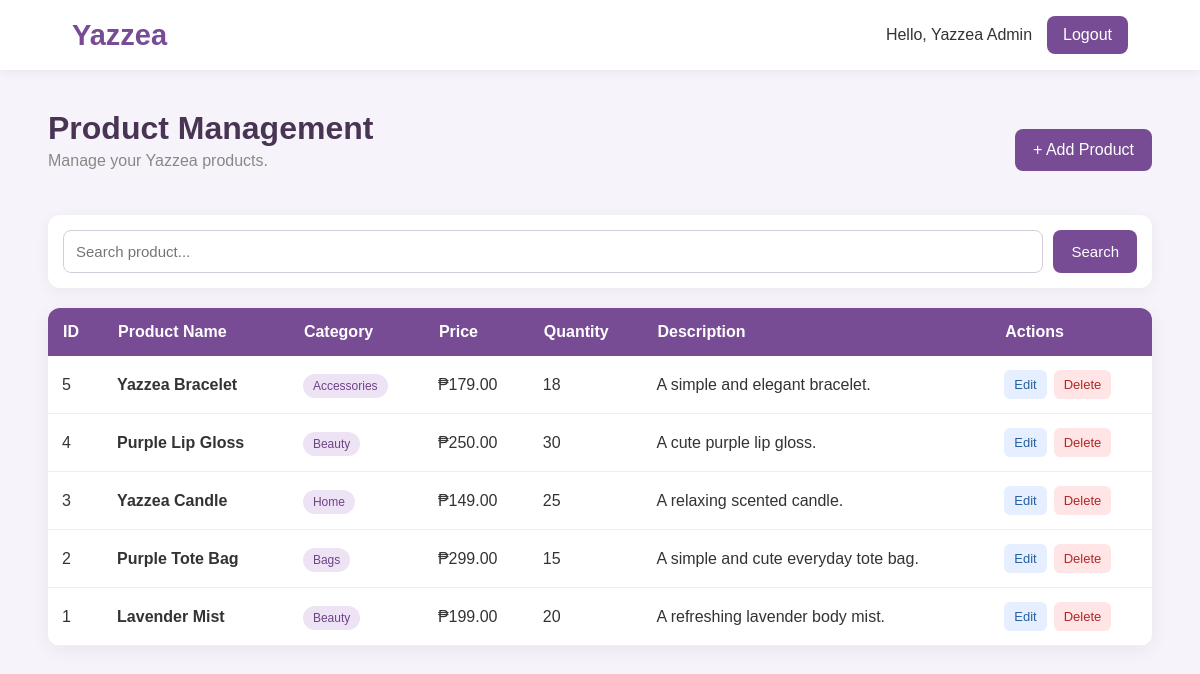
The page /jeremy/yazzea/dashboard.php (signed in) on the database its author committed.
### tables this page shows
CREATE TABLE products (
    id INT AUTO_INCREMENT PRIMARY KEY,
    name VARCHAR(100) NOT NULL,
    category VARCHAR(50) NOT NULL,
    price DECIMAL(10,2) NOT NULL,
    quantity INT NOT NULL DEFAULT 0,
    description TEXT,
    created_at TIMESTAMP DEFAULT CURRENT_TIMESTAMP
);

### jeremy/yazzea/dashboard.php (the view, shortened to what this page needs)
<?php
include "config.php";
$search = "";
if ($search != "") {
    $term = "%" . $search . "%";
    $stmt = $conn->prepare(
        "SELECT *
         FROM products
         WHERE name LIKE ?
         OR category LIKE ?
         OR description LIKE ?
         ORDER BY id DESC"
    );
    $stmt->bind_param(
        "sss",
        $term,
        $term,
        $term
    );
    $stmt->execute();
    $products = $stmt->get_result();
} else {
    $products = $conn->query(
        "SELECT *
         FROM products
         ORDER BY id DESC"
    );
}
?>
<!DOCTYPE html>
<html lang="en">
<head>
    <link rel="stylesheet" href="style.css">
</head>
<body>
<nav class="navbar">
    <div class="brand">
        Yazzea
    </div>
    <div class="nav-right">
        <span>
            Hello,
            <?php
            echo htmlspecialchars(
                $_SESSION["fullname"]
            );
            ?>
        </span>
        <a
            href="logout.php"
            class="logout"
        >
            Logout
        </a>
    </div>
</nav>
<main class="container">
    <div class="page-header">
        <div>
            <h1>Product Management</h1>
            <p>
                Manage your Yazzea products.
            </p>
        </div>
        <a
            href="add_product.php"
            class="add-button"
        >
            + Add Product
        </a>
    </div>
    <form
        method="GET"
        class="search-box"
    >
        <input
            type="text"
            name="search"
            placeholder="Search product..."
            value="<?php
            echo htmlspecialchars($search);
            ?>"
        >
        <button type="submit">
            Search
        </button>
    </form>
    <div class="table-container">
        <table>
            <thead>
            <tr>
                <th>ID</th>
                <th>Product Name</th>
                <th>Category</th>
                <th>Price</th>
                <th>Quantity</th>
                <th>Description</th>
                <th>Actions</th>
            </tr>
            </thead>
            <tbody>
            <?php if ($products->num_rows > 0): ?>
                <?php while ($product = $products->fetch_assoc()): ?>
                    <tr>
                        <td>
                            <?php
                            echo $product["id"];
                            ?>
                        </td>
                        <td>
                            <strong>
                                <?php
                                echo htmlspecialchars(
                                    $product["name"]
                                );
                                ?>
                            </strong>
                        </td>
                        <td>
                            <span class="category">
                                <?php
                                echo htmlspecialchars(
                                    $product["category"]
                                );
                                ?>
                            </span>
                        </td>
                        <td>
                            ₱<?php
                            echo number_format(
                                $product["price"],
                                2
                            );
                            ?>
                        </td>
                        <td>
                            <?php
                            echo $product["quantity"];
                            ?>
                        </td>
                        <td>
                            <?php
                            echo htmlspecialchars(
                                $product["description"]
                            );
                            ?>
                        </td>
                        <td>
                            <div class="actions">
                                <a
                                    href="edit_product.php?id=<?php echo $product["id"]; ?>"
                                    class="edit-button"
                                >
                                    Edit
                                </a>
                                <a
                                    href="delete_product.php?id=<?php echo $product["id"]; ?>"
                                    class="delete-button"
                                    onclick="return confirm('Are you sure you want to delete this product?');"
                                >
                                    Delete
                                </a>
                            </div>
                        </td>
                    </tr>
                <?php endwhile; ?>
            <?php endif; ?>
            </tbody>
        </table>
    </div>
</main>
</body>
</html>

### jeremy/yazzea/style.css (style rules this page uses)
* { margin: 0; padding: 0; box-sizing: border-box; }
body { font-family: Arial, Helvetica, sans-serif; background: #f7f3fa; color: #333; }
input, select, textarea { width: 100%; padding: 12px; border: 1px solid #d5ceda; border-radius: 8px; font-size: 15px; outline: none; }
button { border: none; background: #774c94; color: white; padding: 12px 18px; border-radius: 8px; cursor: pointer; font-size: 15px; }
.navbar { background: white; min-height: 70px; padding: 0 6%; display: flex; justify-content: space-between; align-items: center; box-shadow: 0 2px 10px rgba(0,0,0,.06); }
.brand { font-size: 29px; font-weight: bold; color: #774c94; }
.nav-right { display: flex; align-items: center; gap: 15px; }
.nav-right a { text-decoration: none; }
.logout { background: #774c94; color: white; padding: 10px 16px; border-radius: 8px; }
.container { width: 92%; max-width: 1400px; margin: 40px auto; }
.page-header { display: flex; justify-content: space-between; align-items: center; margin-bottom: 25px; }
.page-header h1 { color: #493553; margin-bottom: 5px; }
.page-header p, .page-description { color: #888; margin-bottom: 20px; }
.add-button { background: #774c94; color: white; text-decoration: none; padding: 12px 18px; border-radius: 8px; }
.search-box { background: white; padding: 15px; border-radius: 12px; display: flex; gap: 10px; margin-bottom: 20px; box-shadow: 0 3px 15px rgba(0,0,0,.05); }
.search-box input { flex: 1; }
.table-container { background: white; border-radius: 12px; overflow-x: auto; box-shadow: 0 4px 20px rgba(0,0,0,.06); }
table { width: 100%; border-collapse: collapse; }
th { background: #774c94; color: white; padding: 15px; text-align: left; }
td { padding: 14px; border-bottom: 1px solid #eee; }
.category { background: #eee3f4; color: #6d4386; padding: 5px 10px; border-radius: 20px; font-size: 12px; }
.actions { display: flex; gap: 7px; }
.edit-button, .delete-button { padding: 7px 10px; border-radius: 6px; text-decoration: none; font-size: 13px; }
.edit-button { background: #e5efff; color: #2861a0; }
.delete-button { background: #ffe5e5; color: #b32626; }

### rows shown on the page
products: id "5", name "Yazzea Bracelet", category "Accessories", price "179.00", quantity "18", description "A simple and elegant bracelet."
products: id "4", name "Purple Lip Gloss", category "Beauty", price "250.00", quantity "30", description "A cute purple lip gloss."
products: id "3", name "Yazzea Candle", category "Home", price "149.00", quantity "25", description "A relaxing scented candle."
products: id "2", name "Purple Tote Bag", category "Bags", price "299.00", quantity "15", description "A simple and cute everyday tote bag."
products: id "1", name "Lavender Mist", category "Beauty", price "199.00", quantity "20", description "A refreshing lavender body mist."

### other values the page prints
$_SESSION["fullname"] "Yazzea Admin"
